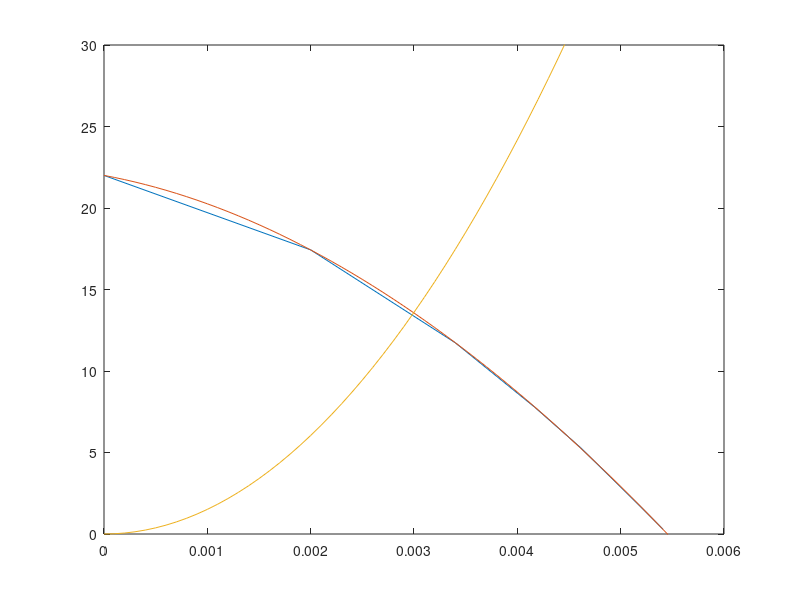
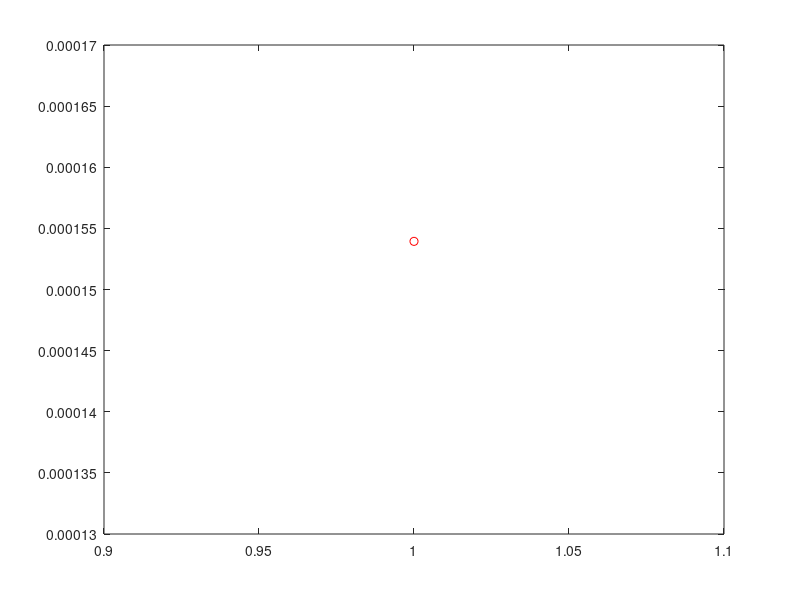

Here is the MATLAB script that generated these plots, in order: (Note: this script raises an error after producing the figures.)
clc
clear
clf('reset')
cla reset
close all;
pump = [0	,0,	22;
2,	0.002,	17.43;
3.4,	0.0034,	11.73;
4.17,	0.00417,	7.77;
4.61,	0.00461,	5.31;
5.19,	0.00519,	1.69;
5.41,	0.00541,	0.29];


%Pump Data, in form: Flow rate L/s, Flow rate m^3/s, Head

pumpEquation = polyfit(pump(:,2),pump(:,3),3);
%generate equation for pump head vs flow rate

xValsPump = [0:0.0001:0.0055];
%get x values between 0 and 5.5 L/s or 0.0055 m^3/s
yValsPump = polyval(pumpEquation,xValsPump);

figure(1)
plot(pump(:,2),pump(:,3),xValsPump,yValsPump);
axis([0 0.006 0 30])
hold on


torquePower = csvread('rpmvstorquevspower.csv');
%imports torque data in format rpm, torque, power

rpmTorqueEquation = polyfit(torquePower(:,1),torquePower(:,2),1);
%Get an equation for torque vs rpm all in SI units

rpmPowerEquation = polyfit(torquePower(:,1),torquePower(:,3),1);
xValsRpm = linspace(0,4000);
%get an equation for power vs Rpm all in SI units

yValsRpmTorque = polyval(rpmTorqueEquation,xValsRpm);
yValsRpmPower = polyval(rpmPowerEquation,xValsRpm);


%generate the y values using this equation

reynoldsNum = 0;


initialDiameter = 0.018;
%inital diameter in metres
decrement = 0.0005;
finalDiameter = initialDiameter - decrement;
finalDiameter = 0.014;
%final diameter in metres

cd = 0.95;
%pipe losses

gravity = 9.81;
%gtravity

bucketAngle = (141/180)*pi;
%angle water is turned through

density = 1000;
%density of water

radius = 0.1;
%Radius of water wheel


size = size(pump);
rows = size(1);
%Gets the number of rows of data in the 
finished = false;

operatingPoint = zeros(2);

yValsFinal = zeros(rows,1);
%create a variable with enough slots 


counter = 0;
maxPower = 0;
efficiency = 0;

while finished == false
    
    counter = counter+1;
    finalArea = (pi * (finalDiameter^2))/4;
    disp("Nozzle Diameter "+finalDiameter);
    
    figure(5)
    title('Final Area')
    plot(counter,finalArea,'ro');
    hold on
    
    
    beta = finalDiameter/initialDiameter;
    disp("Beta :"+beta);
    
    deltaH = zeros(rows,1);
    for i =rows:-1:1
        deltaH(i) = (1/(2*gravity))*(1-(beta^4))*(pump(i,2)/(cd*finalArea))^2;
        %calculate the pressure head for each corresponding pump point
    end
    
    pressureEquation = polyfit(pump(:,2),deltaH(:),3);
    tempYVals = polyval(pressureEquation,xValsPump);
    %Generate the trendline and the points from this trendline
    
    figure(1)
    plot(xValsPump,tempYVals);
    hold on
    operatingPoint = InterX([xValsPump;yValsPump],[xValsPump;tempYVals]);
    disp("Flow Rate m3/s: "+operatingPoint(1));
    title('Pressure vs flow rate')
    %Find the intercept of the pressureEquation and the pump equation
    
    tempVelocity = operatingPoint(1) / finalArea;
    %velocity of the output jet is calculated
    
    disp("Velocity+ "+tempVelocity);
    
    figure(6)
    title('velocity')
    plot(counter,tempVelocity,'ro');
    hold on
    
    massFlow = tempVelocity * density * finalArea;
    %Mass flow rate at the end of the outlet (rho * u * A)
    disp("MassFlow+ "+ massFlow);
    
    torque =(1-cos(bucketAngle))* massFlow * radius * tempVelocity;
    figure(7)
    title('torque')
    plot(counter,torque,'ro');
    hold on
    
    %torque equation given in tutorial: (1-cos theta) * m\dot * Radius *
    %Velocity bucket
    
    rpm = (60/(2*pi))*(tempVelocity/radius);
    
    
    %RPM = (v/r) * (60/(2*pi) for omega in RPM
    disp("RPM :"+rpm);
    
    linearTorque = polyfit([0,rpm],[torque,0],1);   
    tempYValsTorque = polyval(linearTorque,xValsRpm);
    %create a line connecting stall torque and no load for the water wheel
    
    
    rpmTorqueCrosspoint = InterX([xValsRpm;yValsRpmTorque],[xValsRpm;tempYValsTorque]);
    %find the point where the linear torque of wheel crosses the motor
    %curve to find operating point
    
    if(isempty(rpmTorqueCrosspoint) == 0)
        figure(3)
        plot(xValsRpm,yValsRpmTorque,xValsRpm,tempYValsTorque);
        hold on
        title('Torque vs rpm')
        axis([0 2000 0 15])

        tempLinePower = zeros(100,2);
        tempLinePower(:,1) =  rpmTorqueCrosspoint(1);
        tempLinePower(:,2) = linspace(0,max(yValsRpmPower));
        %create a vertical line of the RPM that 

        rpmPowerCrosspoint = InterX([tempLinePower(:,1).';tempLinePower(:,2).'],[xValsRpm;yValsRpmPower]);
        %find where the motor curve and this line meet


        if(isempty(rpmPowerCrosspoint) ==0 && (finalDiameter - decrement) > 0 )
            
            tempPower = rpmPowerCrosspoint(2);
            figure(9)
            plot(counter,tempPower,'ro')
            title('Power')
            hold on
            
            
            efficiency = tempPower/(0.5*massFlow*tempVelocity^2);
            reynoldsNum = (tempVelocity * finalDiameter) / (1.0035*10^-6);
            figure(8)
            plot(counter,reynoldsNum,'ro')
            title('reynolds num')
            hold on
            
            %{
            disp(reynoldsNum);
            disp(efficiency);
            disp(tempPower);
            %}
            finalDiameter = finalDiameter - decrement;
            figure(2)
            title('power vs rpm')
            axis([0 2000 0 max(yValsRpmPower)])
            plot(tempLinePower(:,1),tempLinePower(:,2),xValsRpm,yValsRpmPower);
            hold on
            finished = true;

        else
            
            yValsFinal = tempYVals;
            disp("No power cross point");
            finished = true;
        end
        
    else
        finished = true;
        yValsFinal = tempYVals;
        disp("No torque cross point");

    end
    disp(" ");
end

hold off

%disp(finalDiameter);

